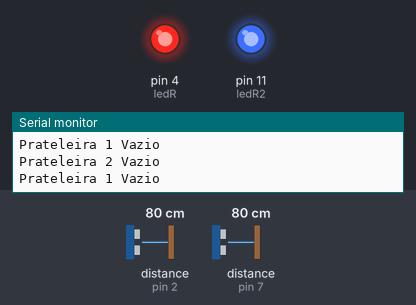
Bench run of a sketch on a simulated Arduino Uno, built with avr-gcc and run on an emulated ATmega328P. Parts: output pins drawn as LEDs (lit = HIGH), the last lines printed to the serial monitor. Wiring (from diagram.json): 2 × ultrasonic range finder: trigger pin 8, echo pin 7 / trigger pin 3, echo pin 2. The inputs (shaded band) are chosen by the test bench; at power-on: distance to the obstacle (sensors on pin 7, pin 2) 80 cm. The echo pulse lasts 58.3 µs per cm; pins used as bus, display or sensor lines are not drawn.

Above: at 4.8 s.
4.9 s: distance to the obstacle (sensor on pin 7) set to 56 cm
9.9 s: distance to the obstacle (sensor on pin 7) set to 47 cm
At 12.4 s:
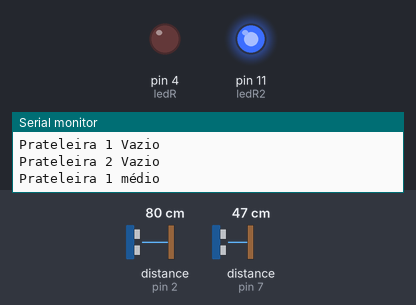
14.9 s: distance to the obstacle (sensor on pin 2) set to 54 cm
19.9 s: distance to the obstacle (sensor on pin 2) set to 48 cm
At 22.9 s:
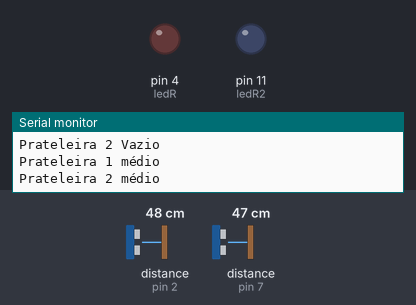
24.9 s: distance to the obstacle (sensor on pin 2) set to 60 cm
At 30.8 s:
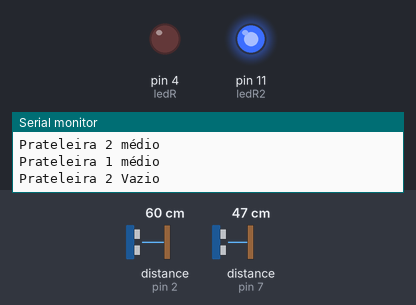
31.5 s: distance to the obstacle (sensor on pin 2) set to 35 cm
At 35.2 s:
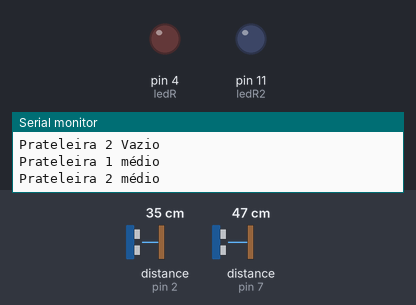
Timing chart, 0 to 36.7 s (numbered marks = the images above; inputs shaded):
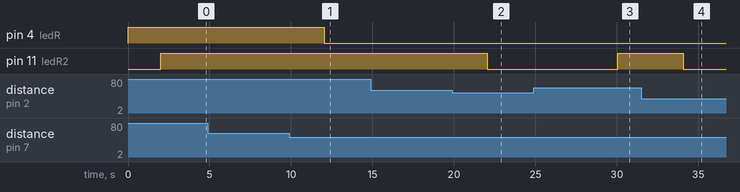

The sketch:

sketch.ino
```cpp
#define trigger1 8
#define echo1 7
int dist1 = 0;
#define ledR 4
#define trigger2 3
#define echo2 2
int dist2 = 0;
#define ledR2 11

void setup()
 {
  Serial.begin(9600);
  pinMode(trigger1, OUTPUT);
  pinMode(trigger2, OUTPUT);
  pinMode(echo1, INPUT);
  pinMode(echo2, INPUT);
  pinMode(ledR, OUTPUT);
  pinMode(ledR2, OUTPUT);
}

void loop() {
  digitalWrite(trigger1, HIGH);
  delayMicroseconds(10);
  digitalWrite(trigger1, LOW);
  dist1 = pulseIn(echo1, HIGH); // tempo em microsegundos
  dist1 = dist1 / 58; // distância em cm

  digitalWrite(trigger2, HIGH);
  delayMicroseconds(10);
  digitalWrite(trigger2, LOW);

  dist2 = pulseIn(echo2, HIGH);
  dist2 = dist2 / 58;


  if(dist1 >= 50){
    digitalWrite(ledR, HIGH);
    Serial.println("Prateleira 1 Vazio");
    delay(2000);
  }else if(dist1 >= 30){
    digitalWrite(ledR, LOW);
    Serial.println("Prateleira 1 médio");
    delay(2000);
    }else{
      digitalWrite(ledR, LOW);
    Serial.println("Prateleira 1 Cheio");
    delay(2000);
  }


  if(dist2 >= 50){
    digitalWrite(ledR2, HIGH);
    Serial.println("Prateleira 2 Vazio");
    delay(2000);
  }else if(dist2 >= 30){
    digitalWrite(ledR2, LOW);
    Serial.println("Prateleira 2 médio");
    delay(2000);
    }else{
      digitalWrite(ledR2, LOW);
    Serial.println("Prateleira 2 Cheio");
    delay(2000);
  }
}
```

Measured:
- the behaviour switches between 51 and 50 cm on distance to the obstacle (sensor on pin 7) (found by bisection; images 0 and 1)
- the behaviour switches between 51 and 50 cm on distance to the obstacle (sensor on pin 2) (found by bisection; images 1 and 2)
- after the input at 9.9 s, pin 4 (ledR): HIGH → LOW after 2.1 s
- after the input at 19.9 s, pin 11 (ledR2): HIGH → LOW after 2.2 s
- after the input at 24.9 s, pin 11 (ledR2): LOW → HIGH after 5.2 s
- after the input at 31.5 s, pin 11 (ledR2): HIGH → LOW after 2.6 s
